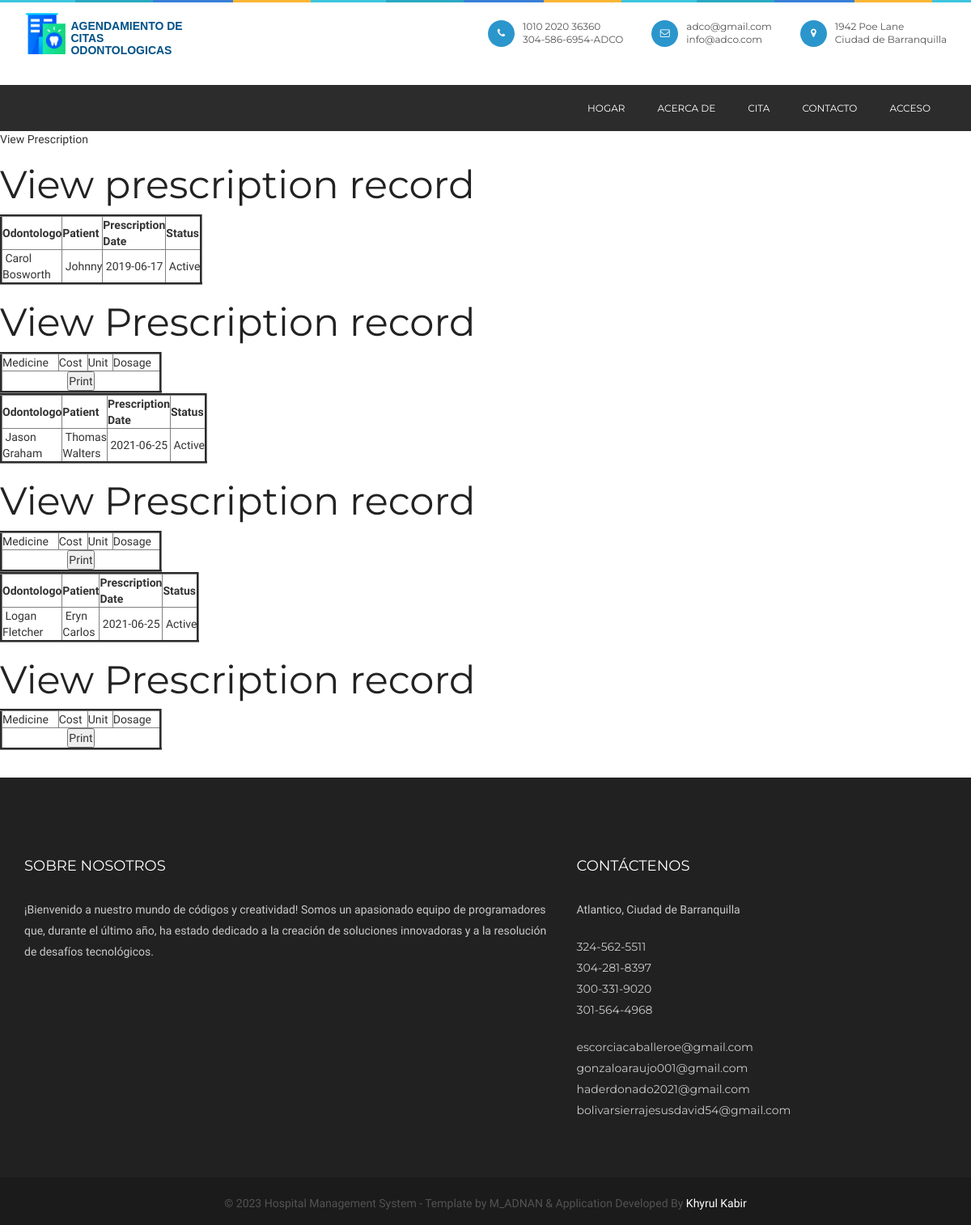
Page /viewprescription.php on the earlier database version.
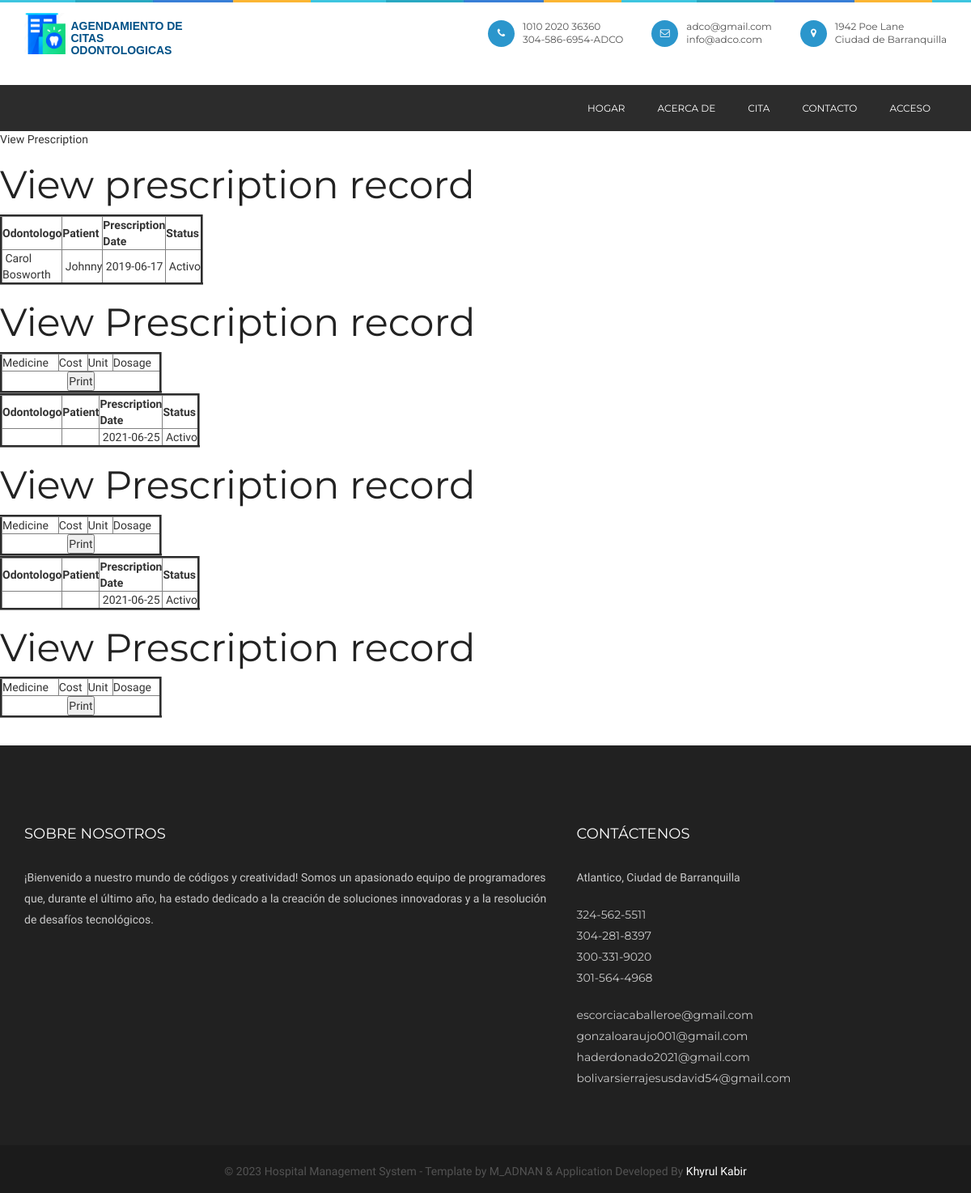
Same page on the later database version.
### tables this page shows
CREATE TABLE `prescription` (
  `prescriptionid` int(10) NOT NULL,
  `treatment_records_id` int(10) NOT NULL,
  `doctorid` int(10) NOT NULL,
  `patientid` int(10) NOT NULL,
  `delivery_type` varchar(10) NOT NULL COMMENT 'Delivered through appointment or online order',
  `delivery_id` int(10) NOT NULL COMMENT 'appointmentid or orderid',
  `prescriptiondate` date NOT NULL,
  `status` varchar(10) NOT NULL,
  `appointmentid` int(10) NOT NULL
);

CREATE TABLE `doctor` ( 
  `doctorid` int(10) NOT NULL,
  `doctorname` varchar(50) NOT NULL,
  `mobileno` varchar(15) NOT NULL,
  `specialtyid` int(10) NOT NULL,
  `loginid` varchar(25) NOT NULL,
  `password` varchar(25) NOT NULL,
  `status` varchar(10) NOT NULL,
  `education` varchar(25) NOT NULL,
  `experience` float(11,1) NOT NULL,
  `consultancy_charge` float(10,2) NOT NULL
);

CREATE TABLE `patient` (
  `patientid` int(10) NOT NULL,
  `patientname` varchar(50) NOT NULL,
  `admissiondate` date NOT NULL,
  `admissiontime` time NOT NULL,
  `address` varchar(250) NOT NULL,
  `mobileno` varchar(15) NOT NULL,
  `city` varchar(25) NOT NULL,
  `pincode` varchar(20) NOT NULL,
  `loginid` varchar(50) NOT NULL,
  `password` varchar(25) NOT NULL,
  `bloodgroup` varchar(20) NOT NULL,
  `gender` varchar(10) NOT NULL,
  `dob` date NOT NULL,
  `status` varchar(10) NOT NULL
);

### viewprescription.php (the view, shortened to what this page needs)
<?php
include("header.php");
include("dbconnection.php");
?>
<div class="wrapper col2">
  <div id="breadcrumb">
    <ul>
      <li class="first">View Prescription</li></ul>
  </div>
</div>
<div class="wrapper col4">
  <div id="container">
    <h1>View prescription record</h1>
<?php
$sql ="SELECT * FROM prescription";
$qsql = mysqli_query($con,$sql);
while($rs = mysqli_fetch_array($qsql))
{
	$sqlpatient = "SELECT * FROM patient WHERE patientid='$rs[patientid]'";
	$qsqlpatient = mysqli_query($con,$sqlpatient);
	$rspatient = mysqli_fetch_array($qsqlpatient);
	$sqldoctor = "SELECT * FROM doctor WHERE doctorid='$rs[doctorid]'";
	$qsqldoctor = mysqli_query($con,$sqldoctor);
	$rsdoctor = mysqli_fetch_array($qsqldoctor);
?>
    <table width="200" border="3">
          <tbody>
            <tr>
              <td><strong>Odontologo</strong></td>
              <td><strong>Patient</strong></td>
              <td><strong>Prescription Date</strong></td>
              <td><strong>Status</strong></td>
            </tr>
              <?php
            echo "<tr>
              <td>&nbsp;$rsdoctor[doctorname]</td>
              <td>&nbsp;$rspatient[patientname]</td>
               <td>&nbsp;$rs[prescriptiondate]</td>
            <td>&nbsp;$rs[status]</td>
            </tr>";
            ?>
          </tbody>
        </table>
      <h1>View Prescription record</h1>
        <table width="200" border="3">
          <tbody>
            <tr>
              <td>Medicine</td>
              <td>Cost</td>
              <td>Unit</td>
              <td>Dosage</td>
            </tr>
            <tr>
              <td colspan="6"><div align="center">
                <input type="submit" name="print" id="print" value="Print" onclick="myFunction()"/>
              </div></td>
              </tr>
          </tbody>
        </table>
<?php
}
?>        <p>&nbsp;</p>
  </div>
</div>
<?php
include("footer.php");
?>

Differences in the rows shown:
changed prescription "Carol Bosworth": status "Active" → "Activo"
changed prescription (number 2 of 3 on the later page): status "Active" → "Activo"; doctorid.doctorname "Jason Graham" → (not shown); patientid.patientname "Thomas Walters" → (not shown)
changed prescription (number 3 of 3 on the later page): status "Active" → "Activo"; doctorid.doctorname "Logan Fletcher" → (not shown); patientid.patientname "Eryn Carlos" → (not shown)
